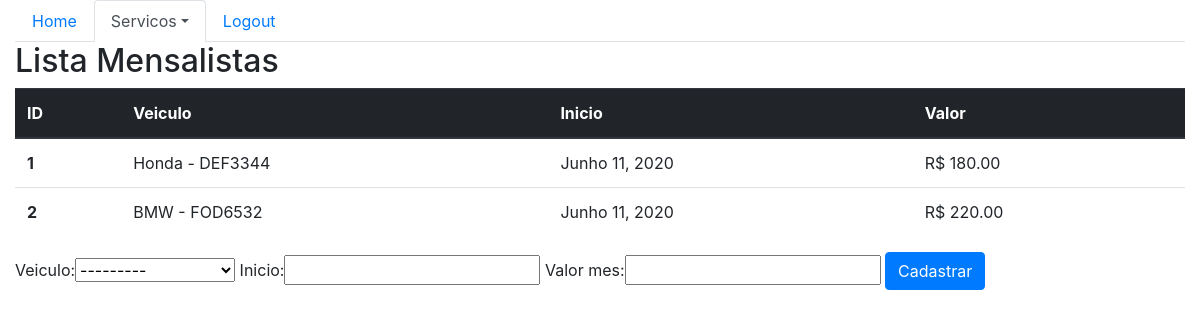
Before: /sistema/mensalistas/ with the older database file.
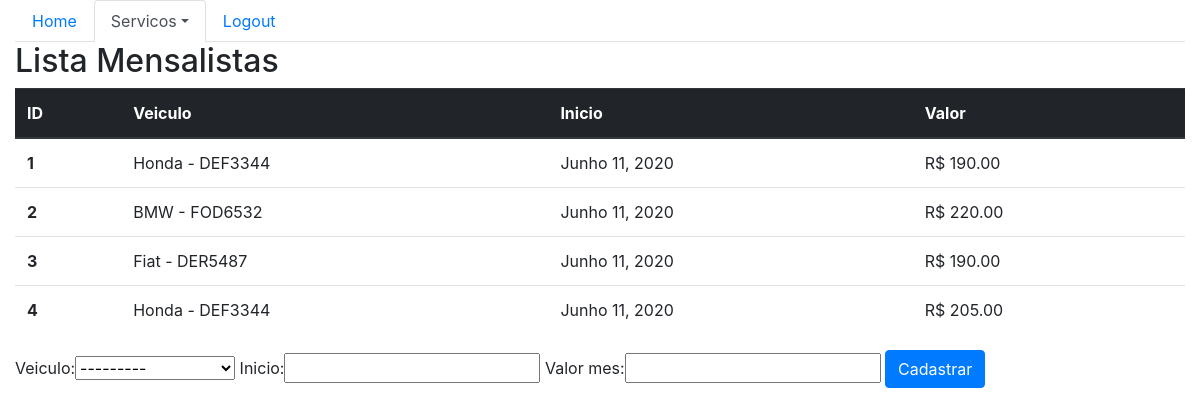
After: the same page with the newer database file.
### core/models.py (models this page shows, shortened)
class Mensalista(models.Model):
    veiculo = models.ForeignKey(Veiculo, on_delete=models.PROTECT)
    inicio = models.DateField()
    valor_mes = models.DecimalField(max_digits=6, decimal_places=2)

class Veiculo(models.Model):
    marca = models.ForeignKey(Marca, on_delete=models.CASCADE)
    placa = models.CharField(max_length=7)
    proprietario = models.ForeignKey(Pessoa, on_delete=models.PROTECT)
    cor = models.CharField(max_length=15)
    observacoes = models.TextField()
    def __str__(self):
        return self.marca.nome + ' - ' + self.placa

class Marca(models.Model):
    nome = models.CharField(max_length=50)

### core/views.py (the view)
def lista_mensalista(request):
    mensalistas = Mensalista.objects.all()
    form = MensalistaForm()
    data = {'mensalistas': mensalistas, 'form': MensalistaForm}
    return render(
        request, 'core/lista_mensalistas.html', data)

### core/templates/core/lista_mensalistas.html (shortened to what this page needs)
{% extends 'base.html' %}
{% load bootstrap %}
{% block menu%}
    <ul class="nav nav-tabs">
        <li class="nav-item">
            <a class="nav-link" href="{% url 'core_home' %}">Home</a>
        </li>
        <li class="nav-item dropdown">
        <li class="nav-item active dropdown">
            <a class="nav-link dropdown-toggle active" data-toggle="dropdown" href="#" role="button" aria-haspopup="true" aria-expanded="false">Servicos</a>
        </li>
        <li class="nav-item">
            <a class="nav-link" href="">Logout</a>
        </li>
    </ul>
{% endblock %}
{% block main %}
<div class="row">
    <div class="col">
        <h2>Lista Mensalistas</h2>
        <table class="table">
                <thead class="thead-dark">
                    <tr>
                    <th scope="col">ID</th>
                    <th scope="col">Veiculo</th>
                    <th scope="col">Inicio</th>
                    <th scope="col">Valor</th>
                    </tr>
                </thead>
                <tbody>
                    {% for mensalista in mensalistas %}
                    <tr>
                    <th scope="row">{{ mensalista.id }}</th>
                    <td>{{ mensalista.veiculo }}</td>
                    <td>{{ mensalista.inicio }}</td>
                    <td>R$ {{ mensalista.valor_mes }}</td>
                    </tr>
                    {% endfor %}
                </tbody>
            </table>
        <form action="{% url 'core_mensalista_novo' %}" method="POST">
            {{ form|bootstrap }}
            <button type="submit" class="btn btn-primary">Cadastrar</button>
        </form>
    </div>
</div>
{% endblock %}

Changed rows visible on the page:
changed Mensalista id 1: valor_mes "180.00" → "190.00"
added Mensalista: id "3", veiculo "Fiat - DER5487", inicio "Junho 11, 2020", valor_mes "190.00"
added Mensalista: id "4", veiculo "Honda - DEF3344", inicio "Junho 11, 2020", valor_mes "205.00"
